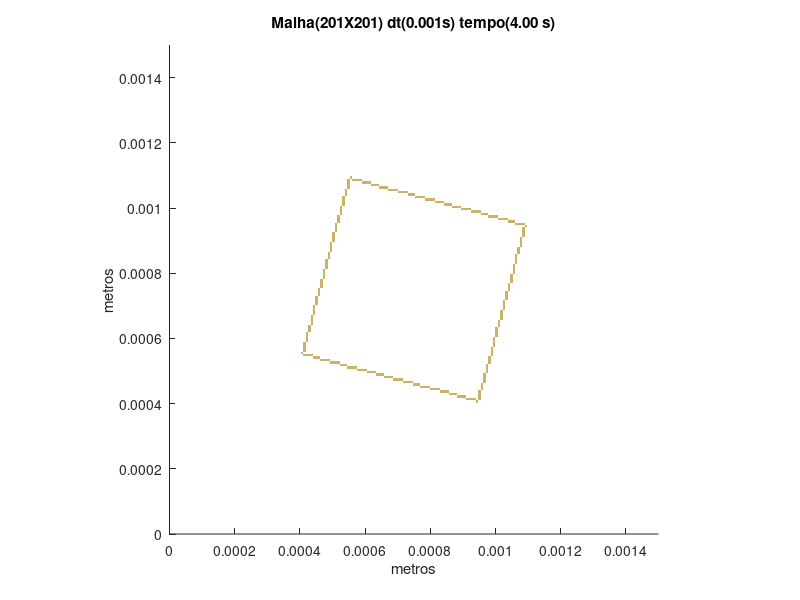

MATLAB code for this plot:
set (gca,'PlotBoxAspectRatio',[1 1 1],'Xlim',[0,0.0015],'Ylim',[0,0.0015])
hold on
title('Malha(201X201) dt(0.001s) tempo(4.00 s)')
hold on
ylabel('metros')
hold on
xlabel('metros')
hold on

fill([0.000940298507462687 0.000940298507462687 0.000947761194029851 0.000947761194029851],[0.000402985074626866 0.00041044776119403 0.00041044776119403 0.000402985074626866],[0.8,0.7,0.4],'LineStyle','none')

fill([0.00091044776119403 0.00091044776119403 0.000917910447761194 0.000917910447761194],[0.00041044776119403 0.000417910447761194 0.000417910447761194 0.00041044776119403],[0.8,0.7,0.4],'LineStyle','none')

fill([0.000917910447761194 0.000917910447761194 0.000925373134328358 0.000925373134328358],[0.00041044776119403 0.000417910447761194 0.000417910447761194 0.00041044776119403],[0.8,0.7,0.4],'LineStyle','none')

fill([0.000925373134328358 0.000925373134328358 0.000932835820895522 0.000932835820895522],[0.00041044776119403 0.000417910447761194 0.000417910447761194 0.00041044776119403],[0.8,0.7,0.4],'LineStyle','none')

fill([0.000932835820895522 0.000932835820895522 0.000940298507462687 0.000940298507462687],[0.00041044776119403 0.000417910447761194 0.000417910447761194 0.00041044776119403],[0.8,0.7,0.4],'LineStyle','none')

fill([0.000947761194029851 0.000947761194029851 0.000955223880597015 0.000955223880597015],[0.00041044776119403 0.000417910447761194 0.000417910447761194 0.00041044776119403],[0.8,0.7,0.4],'LineStyle','none')

fill([0.000880597014925373 0.000880597014925373 0.000888059701492537 0.000888059701492537],[0.000417910447761194 0.000425373134328358 0.000425373134328358 0.000417910447761194],[0.8,0.7,0.4],'LineStyle','none')

fill([0.000888059701492537 0.000888059701492537 0.000895522388059702 0.000895522388059702],[0.000417910447761194 0.000425373134328358 0.000425373134328358 0.000417910447761194],[0.8,0.7,0.4],'LineStyle','none')

fill([0.000895522388059702 0.000895522388059702 0.000902985074626866 0.000902985074626866],[0.000417910447761194 0.000425373134328358 0.000425373134328358 0.000417910447761194],[0.8,0.7,0.4],'LineStyle','none')

fill([0.000902985074626866 0.000902985074626866 0.00091044776119403 0.00091044776119403],[0.000417910447761194 0.000425373134328358 0.000425373134328358 0.000417910447761194],[0.8,0.7,0.4],'LineStyle','none')

fill([0.000947761194029851 0.000947761194029851 0.000955223880597015 0.000955223880597015],[0.000417910447761194 0.000425373134328358 0.000425373134328358 0.000417910447761194],[0.8,0.7,0.4],'LineStyle','none')

fill([0.000858208955223881 0.000858208955223881 0.000865671641791045 0.000865671641791045],[0.000425373134328358 0.000432835820895522 0.000432835820895522 0.000425373134328358],[0.8,0.7,0.4],'LineStyle','none')

fill([0.000865671641791045 0.000865671641791045 0.000873134328358209 0.000873134328358209],[0.000425373134328358 0.000432835820895522 0.000432835820895522 0.000425373134328358],[0.8,0.7,0.4],'LineStyle','none')

fill([0.000873134328358209 0.000873134328358209 0.000880597014925373 0.000880597014925373],[0.000425373134328358 0.000432835820895522 0.000432835820895522 0.000425373134328358],[0.8,0.7,0.4],'LineStyle','none')

fill([0.000947761194029851 0.000947761194029851 0.000955223880597015 0.000955223880597015],[0.000425373134328358 0.000432835820895522 0.000432835820895522 0.000425373134328358],[0.8,0.7,0.4],'LineStyle','none')

fill([0.000828358208955224 0.000828358208955224 0.000835820895522388 0.000835820895522388],[0.000432835820895522 0.000440298507462687 0.000440298507462687 0.000432835820895522],[0.8,0.7,0.4],'LineStyle','none')

fill([0.000835820895522388 0.000835820895522388 0.000843283582089552 0.000843283582089552],[0.000432835820895522 0.000440298507462687 0.000440298507462687 0.000432835820895522],[0.8,0.7,0.4],'LineStyle','none')

fill([0.000843283582089552 0.000843283582089552 0.000850746268656716 0.000850746268656716],[0.000432835820895522 0.000440298507462687 0.000440298507462687 0.000432835820895522],[0.8,0.7,0.4],'LineStyle','none')

fill([0.000850746268656716 0.000850746268656716 0.000858208955223881 0.000858208955223881],[0.000432835820895522 0.000440298507462687 0.000440298507462687 0.000432835820895522],[0.8,0.7,0.4],'LineStyle','none')

fill([0.000947761194029851 0.000947761194029851 0.000955223880597015 0.000955223880597015],[0.000432835820895522 0.000440298507462687 0.000440298507462687 0.000432835820895522],[0.8,0.7,0.4],'LineStyle','none')

fill([0.000798507462686567 0.000798507462686567 0.000805970149253731 0.000805970149253731],[0.000440298507462687 0.000447761194029851 0.000447761194029851 0.000440298507462687],[0.8,0.7,0.4],'LineStyle','none')

fill([0.000805970149253731 0.000805970149253731 0.000813432835820896 0.000813432835820896],[0.000440298507462687 0.000447761194029851 0.000447761194029851 0.000440298507462687],[0.8,0.7,0.4],'LineStyle','none')

fill([0.000813432835820896 0.000813432835820896 0.00082089552238806 0.00082089552238806],[0.000440298507462687 0.000447761194029851 0.000447761194029851 0.000440298507462687],[0.8,0.7,0.4],'LineStyle','none')

fill([0.00082089552238806 0.00082089552238806 0.000828358208955224 0.000828358208955224],[0.000440298507462687 0.000447761194029851 0.000447761194029851 0.000440298507462687],[0.8,0.7,0.4],'LineStyle','none')

fill([0.000955223880597015 0.000955223880597015 0.000962686567164179 0.000962686567164179],[0.000440298507462687 0.000447761194029851 0.000447761194029851 0.000440298507462687],[0.8,0.7,0.4],'LineStyle','none')

fill([0.000768656716417911 0.000768656716417911 0.000776119402985075 0.000776119402985075],[0.000447761194029851 0.000455223880597015 0.000455223880597015 0.000447761194029851],[0.8,0.7,0.4],'LineStyle','none')

fill([0.000776119402985075 0.000776119402985075 0.000783582089552239 0.000783582089552239],[0.000447761194029851 0.000455223880597015 0.000455223880597015 0.000447761194029851],[0.8,0.7,0.4],'LineStyle','none')

fill([0.000783582089552239 0.000783582089552239 0.000791044776119403 0.000791044776119403],[0.000447761194029851 0.000455223880597015 0.000455223880597015 0.000447761194029851],[0.8,0.7,0.4],'LineStyle','none')

fill([0.000791044776119403 0.000791044776119403 0.000798507462686567 0.000798507462686567],[0.000447761194029851 0.000455223880597015 0.000455223880597015 0.000447761194029851],[0.8,0.7,0.4],'LineStyle','none')

fill([0.000955223880597015 0.000955223880597015 0.000962686567164179 0.000962686567164179],[0.000447761194029851 0.000455223880597015 0.000455223880597015 0.000447761194029851],[0.8,0.7,0.4],'LineStyle','none')

fill([0.000746268656716418 0.000746268656716418 0.000753731343283582 0.000753731343283582],[0.000455223880597015 0.000462686567164179 0.000462686567164179 0.000455223880597015],[0.8,0.7,0.4],'LineStyle','none')

fill([0.000753731343283582 0.000753731343283582 0.000761194029850746 0.000761194029850746],[0.000455223880597015 0.000462686567164179 0.000462686567164179 0.000455223880597015],[0.8,0.7,0.4],'LineStyle','none')

fill([0.000761194029850746 0.000761194029850746 0.000768656716417911 0.000768656716417911],[0.000455223880597015 0.000462686567164179 0.000462686567164179 0.000455223880597015],[0.8,0.7,0.4],'LineStyle','none')

fill([0.000955223880597015 0.000955223880597015 0.000962686567164179 0.000962686567164179],[0.000455223880597015 0.000462686567164179 0.000462686567164179 0.000455223880597015],[0.8,0.7,0.4],'LineStyle','none')

fill([0.000716417910447761 0.000716417910447761 0.000723880597014925 0.000723880597014925],[0.000462686567164179 0.000470149253731343 0.000470149253731343 0.000462686567164179],[0.8,0.7,0.4],'LineStyle','none')

fill([0.000723880597014925 0.000723880597014925 0.00073134328358209 0.00073134328358209],[0.000462686567164179 0.000470149253731343 0.000470149253731343 0.000462686567164179],[0.8,0.7,0.4],'LineStyle','none')

fill([0.00073134328358209 0.00073134328358209 0.000738805970149254 0.000738805970149254],[0.000462686567164179 0.000470149253731343 0.000470149253731343 0.000462686567164179],[0.8,0.7,0.4],'LineStyle','none')

fill([0.000738805970149254 0.000738805970149254 0.000746268656716418 0.000746268656716418],[0.000462686567164179 0.000470149253731343 0.000470149253731343 0.000462686567164179],[0.8,0.7,0.4],'LineStyle','none')

fill([0.000962686567164179 0.000962686567164179 0.000970149253731343 0.000970149253731343],[0.000462686567164179 0.000470149253731343 0.000470149253731343 0.000462686567164179],[0.8,0.7,0.4],'LineStyle','none')

fill([0.000686567164179104 0.000686567164179104 0.000694029850746269 0.000694029850746269],[0.000470149253731343 0.000477611940298507 0.000477611940298507 0.000470149253731343],[0.8,0.7,0.4],'LineStyle','none')

fill([0.000694029850746269 0.000694029850746269 0.000701492537313433 0.000701492537313433],[0.000470149253731343 0.000477611940298507 0.000477611940298507 0.000470149253731343],[0.8,0.7,0.4],'LineStyle','none')

fill([0.000701492537313433 0.000701492537313433 0.000708955223880597 0.000708955223880597],[0.000470149253731343 0.000477611940298507 0.000477611940298507 0.000470149253731343],[0.8,0.7,0.4],'LineStyle','none')

fill([0.000708955223880597 0.000708955223880597 0.000716417910447761 0.000716417910447761],[0.000470149253731343 0.000477611940298507 0.000477611940298507 0.000470149253731343],[0.8,0.7,0.4],'LineStyle','none')

fill([0.000962686567164179 0.000962686567164179 0.000970149253731343 0.000970149253731343],[0.000470149253731343 0.000477611940298507 0.000477611940298507 0.000470149253731343],[0.8,0.7,0.4],'LineStyle','none')

fill([0.000656716417910448 0.000656716417910448 0.000664179104477612 0.000664179104477612],[0.000477611940298507 0.000485074626865672 0.000485074626865672 0.000477611940298507],[0.8,0.7,0.4],'LineStyle','none')

fill([0.000664179104477612 0.000664179104477612 0.000671641791044776 0.000671641791044776],[0.000477611940298507 0.000485074626865672 0.000485074626865672 0.000477611940298507],[0.8,0.7,0.4],'LineStyle','none')

fill([0.000671641791044776 0.000671641791044776 0.00067910447761194 0.00067910447761194],[0.000477611940298507 0.000485074626865672 0.000485074626865672 0.000477611940298507],[0.8,0.7,0.4],'LineStyle','none')

fill([0.00067910447761194 0.00067910447761194 0.000686567164179104 0.000686567164179104],[0.000477611940298507 0.000485074626865672 0.000485074626865672 0.000477611940298507],[0.8,0.7,0.4],'LineStyle','none')

fill([0.000962686567164179 0.000962686567164179 0.000970149253731343 0.000970149253731343],[0.000477611940298507 0.000485074626865672 0.000485074626865672 0.000477611940298507],[0.8,0.7,0.4],'LineStyle','none')

fill([0.000634328358208955 0.000634328358208955 0.000641791044776119 0.000641791044776119],[0.000485074626865672 0.000492537313432836 0.000492537313432836 0.000485074626865672],[0.8,0.7,0.4],'LineStyle','none')

fill([0.000641791044776119 0.000641791044776119 0.000649253731343284 0.000649253731343284],[0.000485074626865672 0.000492537313432836 0.000492537313432836 0.000485074626865672],[0.8,0.7,0.4],'LineStyle','none')

fill([0.000649253731343284 0.000649253731343284 0.000656716417910448 0.000656716417910448],[0.000485074626865672 0.000492537313432836 0.000492537313432836 0.000485074626865672],[0.8,0.7,0.4],'LineStyle','none')

fill([0.000962686567164179 0.000962686567164179 0.000970149253731343 0.000970149253731343],[0.000485074626865672 0.000492537313432836 0.000492537313432836 0.000485074626865672],[0.8,0.7,0.4],'LineStyle','none')

fill([0.000604477611940299 0.000604477611940299 0.000611940298507463 0.000611940298507463],[0.000492537313432836 0.0005 0.0005 0.000492537313432836],[0.8,0.7,0.4],'LineStyle','none')

fill([0.000611940298507463 0.000611940298507463 0.000619402985074627 0.000619402985074627],[0.000492537313432836 0.0005 0.0005 0.000492537313432836],[0.8,0.7,0.4],'LineStyle','none')

fill([0.000619402985074627 0.000619402985074627 0.000626865671641791 0.000626865671641791],[0.000492537313432836 0.0005 0.0005 0.000492537313432836],[0.8,0.7,0.4],'LineStyle','none')

fill([0.000626865671641791 0.000626865671641791 0.000634328358208955 0.000634328358208955],[0.000492537313432836 0.0005 0.0005 0.000492537313432836],[0.8,0.7,0.4],'LineStyle','none')

fill([0.000970149253731343 0.000970149253731343 0.000977611940298507 0.000977611940298507],[0.000492537313432836 0.0005 0.0005 0.000492537313432836],[0.8,0.7,0.4],'LineStyle','none')

fill([0.000574626865671642 0.000574626865671642 0.000582089552238806 0.000582089552238806],[0.0005 0.000507462686567164 0.000507462686567164 0.0005],[0.8,0.7,0.4],'LineStyle','none')

fill([0.000582089552238806 0.000582089552238806 0.00058955223880597 0.00058955223880597],[0.0005 0.000507462686567164 0.000507462686567164 0.0005],[0.8,0.7,0.4],'LineStyle','none')

fill([0.00058955223880597 0.00058955223880597 0.000597014925373134 0.000597014925373134],[0.0005 0.000507462686567164 0.000507462686567164 0.0005],[0.8,0.7,0.4],'LineStyle','none')

fill([0.000597014925373134 0.000597014925373134 0.000604477611940299 0.000604477611940299],[0.0005 0.000507462686567164 0.000507462686567164 0.0005],[0.8,0.7,0.4],'LineStyle','none')

fill([0.000970149253731343 0.000970149253731343 0.000977611940298507 0.000977611940298507],[0.0005 0.000507462686567164 0.000507462686567164 0.0005],[0.8,0.7,0.4],'LineStyle','none')

fill([0.000544776119402985 0.000544776119402985 0.000552238805970149 0.000552238805970149],[0.000507462686567164 0.000514925373134328 0.000514925373134328 0.000507462686567164],[0.8,0.7,0.4],'LineStyle','none')

fill([0.000552238805970149 0.000552238805970149 0.000559701492537313 0.000559701492537313],[0.000507462686567164 0.000514925373134328 0.000514925373134328 0.000507462686567164],[0.8,0.7,0.4],'LineStyle','none')

fill([0.000559701492537313 0.000559701492537313 0.000567164179104478 0.000567164179104478],[0.000507462686567164 0.000514925373134328 0.000514925373134328 0.000507462686567164],[0.8,0.7,0.4],'LineStyle','none')

fill([0.000567164179104478 0.000567164179104478 0.000574626865671642 0.000574626865671642],[0.000507462686567164 0.000514925373134328 0.000514925373134328 0.000507462686567164],[0.8,0.7,0.4],'LineStyle','none')

fill([0.000970149253731343 0.000970149253731343 0.000977611940298507 0.000977611940298507],[0.000507462686567164 0.000514925373134328 0.000514925373134328 0.000507462686567164],[0.8,0.7,0.4],'LineStyle','none')

fill([0.000522388059701493 0.000522388059701493 0.000529850746268657 0.000529850746268657],[0.000514925373134328 0.000522388059701493 0.000522388059701493 0.000514925373134328],[0.8,0.7,0.4],'LineStyle','none')

fill([0.000529850746268657 0.000529850746268657 0.000537313432835821 0.000537313432835821],[0.000514925373134328 0.000522388059701493 0.000522388059701493 0.000514925373134328],[0.8,0.7,0.4],'LineStyle','none')

fill([0.000537313432835821 0.000537313432835821 0.000544776119402985 0.000544776119402985],[0.000514925373134328 0.000522388059701493 0.000522388059701493 0.000514925373134328],[0.8,0.7,0.4],'LineStyle','none')

fill([0.000970149253731343 0.000970149253731343 0.000977611940298507 0.000977611940298507],[0.000514925373134328 0.000522388059701493 0.000522388059701493 0.000514925373134328],[0.8,0.7,0.4],'LineStyle','none')

fill([0.000492537313432836 0.000492537313432836 0.0005 0.0005],[0.000522388059701493 0.000529850746268657 0.000529850746268657 0.000522388059701493],[0.8,0.7,0.4],'LineStyle','none')

fill([0.0005 0.0005 0.000507462686567164 0.000507462686567164],[0.000522388059701493 0.000529850746268657 0.000529850746268657 0.000522388059701493],[0.8,0.7,0.4],'LineStyle','none')

fill([0.000507462686567164 0.000507462686567164 0.000514925373134328 0.000514925373134328],[0.000522388059701493 0.000529850746268657 0.000529850746268657 0.000522388059701493],[0.8,0.7,0.4],'LineStyle','none')

fill([0.000514925373134328 0.000514925373134328 0.000522388059701493 0.000522388059701493],[0.000522388059701493 0.000529850746268657 0.000529850746268657 0.000522388059701493],[0.8,0.7,0.4],'LineStyle','none')

fill([0.000977611940298507 0.000977611940298507 0.000985074626865672 0.000985074626865672],[0.000522388059701493 0.000529850746268657 0.000529850746268657 0.000522388059701493],[0.8,0.7,0.4],'LineStyle','none')

fill([0.000462686567164179 0.000462686567164179 0.000470149253731343 0.000470149253731343],[0.000529850746268657 0.000537313432835821 0.000537313432835821 0.000529850746268657],[0.8,0.7,0.4],'LineStyle','none')

fill([0.000470149253731343 0.000470149253731343 0.000477611940298507 0.000477611940298507],[0.000529850746268657 0.000537313432835821 0.000537313432835821 0.000529850746268657],[0.8,0.7,0.4],'LineStyle','none')

fill([0.000477611940298507 0.000477611940298507 0.000485074626865672 0.000485074626865672],[0.000529850746268657 0.000537313432835821 0.000537313432835821 0.000529850746268657],[0.8,0.7,0.4],'LineStyle','none')

fill([0.000485074626865672 0.000485074626865672 0.000492537313432836 0.000492537313432836],[0.000529850746268657 0.000537313432835821 0.000537313432835821 0.000529850746268657],[0.8,0.7,0.4],'LineStyle','none')

fill([0.000977611940298507 0.000977611940298507 0.000985074626865672 0.000985074626865672],[0.000529850746268657 0.000537313432835821 0.000537313432835821 0.000529850746268657],[0.8,0.7,0.4],'LineStyle','none')

fill([0.000440298507462687 0.000440298507462687 0.000447761194029851 0.000447761194029851],[0.000537313432835821 0.000544776119402985 0.000544776119402985 0.000537313432835821],[0.8,0.7,0.4],'LineStyle','none')

fill([0.000447761194029851 0.000447761194029851 0.000455223880597015 0.000455223880597015],[0.000537313432835821 0.000544776119402985 0.000544776119402985 0.000537313432835821],[0.8,0.7,0.4],'LineStyle','none')

fill([0.000455223880597015 0.000455223880597015 0.000462686567164179 0.000462686567164179],[0.000537313432835821 0.000544776119402985 0.000544776119402985 0.000537313432835821],[0.8,0.7,0.4],'LineStyle','none')

fill([0.000977611940298507 0.000977611940298507 0.000985074626865672 0.000985074626865672],[0.000537313432835821 0.000544776119402985 0.000544776119402985 0.000537313432835821],[0.8,0.7,0.4],'LineStyle','none')

fill([0.00041044776119403 0.00041044776119403 0.000417910447761194 0.000417910447761194],[0.000544776119402985 0.000552238805970149 0.000552238805970149 0.000544776119402985],[0.8,0.7,0.4],'LineStyle','none')

fill([0.000417910447761194 0.000417910447761194 0.000425373134328358 0.000425373134328358],[0.000544776119402985 0.000552238805970149 0.000552238805970149 0.000544776119402985],[0.8,0.7,0.4],'LineStyle','none')

fill([0.000425373134328358 0.000425373134328358 0.000432835820895522 0.000432835820895522],[0.000544776119402985 0.000552238805970149 0.000552238805970149 0.000544776119402985],[0.8,0.7,0.4],'LineStyle','none')

fill([0.000432835820895522 0.000432835820895522 0.000440298507462687 0.000440298507462687],[0.000544776119402985 0.000552238805970149 0.000552238805970149 0.000544776119402985],[0.8,0.7,0.4],'LineStyle','none')

fill([0.000985074626865672 0.000985074626865672 0.000992537313432836 0.000992537313432836],[0.000544776119402985 0.000552238805970149 0.000552238805970149 0.000544776119402985],[0.8,0.7,0.4],'LineStyle','none')

fill([0.000402985074626866 0.000402985074626866 0.00041044776119403 0.00041044776119403],[0.000552238805970149 0.000559701492537313 0.000559701492537313 0.000552238805970149],[0.8,0.7,0.4],'LineStyle','none')

fill([0.000985074626865672 0.000985074626865672 0.000992537313432836 0.000992537313432836],[0.000552238805970149 0.000559701492537313 0.000559701492537313 0.000552238805970149],[0.8,0.7,0.4],'LineStyle','none')

fill([0.00041044776119403 0.00041044776119403 0.000417910447761194 0.000417910447761194],[0.000559701492537313 0.000567164179104478 0.000567164179104478 0.000559701492537313],[0.8,0.7,0.4],'LineStyle','none')

fill([0.000985074626865672 0.000985074626865672 0.000992537313432836 0.000992537313432836],[0.000559701492537313 0.000567164179104478 0.000567164179104478 0.000559701492537313],[0.8,0.7,0.4],'LineStyle','none')

fill([0.00041044776119403 0.00041044776119403 0.000417910447761194 0.000417910447761194],[0.000567164179104478 0.000574626865671642 0.000574626865671642 0.000567164179104478],[0.8,0.7,0.4],'LineStyle','none')

fill([0.000985074626865672 0.000985074626865672 0.000992537313432836 0.000992537313432836],[0.000567164179104478 0.000574626865671642 0.000574626865671642 0.000567164179104478],[0.8,0.7,0.4],'LineStyle','none')

fill([0.00041044776119403 0.00041044776119403 0.000417910447761194 0.000417910447761194],[0.000574626865671642 0.000582089552238806 0.000582089552238806 0.000574626865671642],[0.8,0.7,0.4],'LineStyle','none')

fill([0.000992537313432836 0.000992537313432836 0.001 0.001],[0.000574626865671642 0.000582089552238806 0.000582089552238806 0.000574626865671642],[0.8,0.7,0.4],'LineStyle','none')

fill([0.00041044776119403 0.00041044776119403 0.000417910447761194 0.000417910447761194],[0.000582089552238806 0.00058955223880597 0.00058955223880597 0.000582089552238806],[0.8,0.7,0.4],'LineStyle','none')

fill([0.000992537313432836 0.000992537313432836 0.001 0.001],[0.000582089552238806 0.00058955223880597 0.00058955223880597 0.000582089552238806],[0.8,0.7,0.4],'LineStyle','none')

fill([0.000417910447761194 0.000417910447761194 0.000425373134328358 0.000425373134328358],[0.00058955223880597 0.000597014925373134 0.000597014925373134 0.00058955223880597],[0.8,0.7,0.4],'LineStyle','none')

fill([0.000992537313432836 0.000992537313432836 0.001 0.001],[0.00058955223880597 0.000597014925373134 0.000597014925373134 0.00058955223880597],[0.8,0.7,0.4],'LineStyle','none')

fill([0.000417910447761194 0.000417910447761194 0.000425373134328358 0.000425373134328358],[0.000597014925373134 0.000604477611940299 0.000604477611940299 0.000597014925373134],[0.8,0.7,0.4],'LineStyle','none')

fill([0.000992537313432836 0.000992537313432836 0.001 0.001],[0.000597014925373134 0.000604477611940299 0.000604477611940299 0.000597014925373134],[0.8,0.7,0.4],'LineStyle','none')

fill([0.000417910447761194 0.000417910447761194 0.000425373134328358 0.000425373134328358],[0.000604477611940299 0.000611940298507463 0.000611940298507463 0.000604477611940299],[0.8,0.7,0.4],'LineStyle','none')

fill([0.001 0.001 0.00100746268656716 0.00100746268656716],[0.000604477611940299 0.000611940298507463 0.000611940298507463 0.000604477611940299],[0.8,0.7,0.4],'LineStyle','none')

fill([0.000417910447761194 0.000417910447761194 0.000425373134328358 0.000425373134328358],[0.000611940298507463 0.000619402985074627 0.000619402985074627 0.000611940298507463],[0.8,0.7,0.4],'LineStyle','none')

fill([0.001 0.001 0.00100746268656716 0.00100746268656716],[0.000611940298507463 0.000619402985074627 0.000619402985074627 0.000611940298507463],[0.8,0.7,0.4],'LineStyle','none')

fill([0.000425373134328358 0.000425373134328358 0.000432835820895522 0.000432835820895522],[0.000619402985074627 0.000626865671641791 0.000626865671641791 0.000619402985074627],[0.8,0.7,0.4],'LineStyle','none')

fill([0.001 0.001 0.00100746268656716 0.00100746268656716],[0.000619402985074627 0.000626865671641791 0.000626865671641791 0.000619402985074627],[0.8,0.7,0.4],'LineStyle','none')

fill([0.000425373134328358 0.000425373134328358 0.000432835820895522 0.000432835820895522],[0.000626865671641791 0.000634328358208955 0.000634328358208955 0.000626865671641791],[0.8,0.7,0.4],'LineStyle','none')

fill([0.001 0.001 0.00100746268656716 0.00100746268656716],[0.000626865671641791 0.000634328358208955 0.000634328358208955 0.000626865671641791],[0.8,0.7,0.4],'LineStyle','none')

fill([0.000425373134328358 0.000425373134328358 0.000432835820895522 0.000432835820895522],[0.000634328358208955 0.000641791044776119 0.000641791044776119 0.000634328358208955],[0.8,0.7,0.4],'LineStyle','none')

fill([0.00100746268656716 0.00100746268656716 0.00101492537313433 0.00101492537313433],[0.000634328358208955 0.000641791044776119 0.000641791044776119 0.000634328358208955],[0.8,0.7,0.4],'LineStyle','none')

fill([0.000432835820895522 0.000432835820895522 0.000440298507462687 0.000440298507462687],[0.000641791044776119 0.000649253731343284 0.000649253731343284 0.000641791044776119],[0.8,0.7,0.4],'LineStyle','none')

fill([0.00100746268656716 0.00100746268656716 0.00101492537313433 0.00101492537313433],[0.000641791044776119 0.000649253731343284 0.000649253731343284 0.000641791044776119],[0.8,0.7,0.4],'LineStyle','none')

fill([0.000432835820895522 0.000432835820895522 0.000440298507462687 0.000440298507462687],[0.000649253731343284 0.000656716417910448 0.000656716417910448 0.000649253731343284],[0.8,0.7,0.4],'LineStyle','none')

fill([0.00100746268656716 0.00100746268656716 0.00101492537313433 0.00101492537313433],[0.000649253731343284 0.000656716417910448 0.000656716417910448 0.000649253731343284],[0.8,0.7,0.4],'LineStyle','none')

fill([0.000432835820895522 0.000432835820895522 0.000440298507462687 0.000440298507462687],[0.000656716417910448 0.000664179104477612 0.000664179104477612 0.000656716417910448],[0.8,0.7,0.4],'LineStyle','none')

fill([0.00101492537313433 0.00101492537313433 0.00102238805970149 0.00102238805970149],[0.000656716417910448 0.000664179104477612 0.000664179104477612 0.000656716417910448],[0.8,0.7,0.4],'LineStyle','none')

fill([0.000432835820895522 0.000432835820895522 0.000440298507462687 0.000440298507462687],[0.000664179104477612 0.000671641791044776 0.000671641791044776 0.000664179104477612],[0.8,0.7,0.4],'LineStyle','none')

fill([0.00101492537313433 0.00101492537313433 0.00102238805970149 0.00102238805970149],[0.000664179104477612 0.000671641791044776 0.000671641791044776 0.000664179104477612],[0.8,0.7,0.4],'LineStyle','none')

fill([0.000440298507462687 0.000440298507462687 0.000447761194029851 0.000447761194029851],[0.000671641791044776 0.00067910447761194 0.00067910447761194 0.000671641791044776],[0.8,0.7,0.4],'LineStyle','none')

fill([0.00101492537313433 0.00101492537313433 0.00102238805970149 0.00102238805970149],[0.000671641791044776 0.00067910447761194 0.00067910447761194 0.000671641791044776],[0.8,0.7,0.4],'LineStyle','none')

fill([0.000440298507462687 0.000440298507462687 0.000447761194029851 0.000447761194029851],[0.00067910447761194 0.000686567164179104 0.000686567164179104 0.00067910447761194],[0.8,0.7,0.4],'LineStyle','none')

fill([0.00101492537313433 0.00101492537313433 0.00102238805970149 0.00102238805970149],[0.00067910447761194 0.000686567164179104 0.000686567164179104 0.00067910447761194],[0.8,0.7,0.4],'LineStyle','none')

fill([0.000440298507462687 0.000440298507462687 0.000447761194029851 0.000447761194029851],[0.000686567164179104 0.000694029850746269 0.000694029850746269 0.000686567164179104],[0.8,0.7,0.4],'LineStyle','none')

fill([0.00102238805970149 0.00102238805970149 0.00102985074626866 0.00102985074626866],[0.000686567164179104 0.000694029850746269 0.000694029850746269 0.000686567164179104],[0.8,0.7,0.4],'LineStyle','none')

fill([0.000440298507462687 0.000440298507462687 0.000447761194029851 0.000447761194029851],[0.000694029850746269 0.000701492537313433 0.000701492537313433 0.000694029850746269],[0.8,0.7,0.4],'LineStyle','none')

fill([0.00102238805970149 0.00102238805970149 0.00102985074626866 0.00102985074626866],[0.000694029850746269 0.000701492537313433 0.000701492537313433 0.000694029850746269],[0.8,0.7,0.4],'LineStyle','none')

fill([0.000447761194029851 0.000447761194029851 0.000455223880597015 0.000455223880597015],[0.000701492537313433 0.000708955223880597 0.000708955223880597 0.000701492537313433],[0.8,0.7,0.4],'LineStyle','none')

fill([0.00102238805970149 0.00102238805970149 0.00102985074626866 0.00102985074626866],[0.000701492537313433 0.000708955223880597 0.000708955223880597 0.000701492537313433],[0.8,0.7,0.4],'LineStyle','none')

fill([0.000447761194029851 0.000447761194029851 0.000455223880597015 0.000455223880597015],[0.000708955223880597 0.000716417910447761 0.000716417910447761 0.000708955223880597],[0.8,0.7,0.4],'LineStyle','none')

fill([0.00102238805970149 0.00102238805970149 0.00102985074626866 0.00102985074626866],[0.000708955223880597 0.000716417910447761 0.000716417910447761 0.000708955223880597],[0.8,0.7,0.4],'LineStyle','none')

fill([0.000447761194029851 0.000447761194029851 0.000455223880597015 0.000455223880597015],[0.000716417910447761 0.000723880597014925 0.000723880597014925 0.000716417910447761],[0.8,0.7,0.4],'LineStyle','none')

fill([0.00102985074626866 0.00102985074626866 0.00103731343283582 0.00103731343283582],[0.000716417910447761 0.000723880597014925 0.000723880597014925 0.000716417910447761],[0.8,0.7,0.4],'LineStyle','none')

fill([0.000447761194029851 0.000447761194029851 0.000455223880597015 0.000455223880597015],[0.000723880597014925 0.00073134328358209 0.00073134328358209 0.000723880597014925],[0.8,0.7,0.4],'LineStyle','none')

fill([0.00102985074626866 0.00102985074626866 0.00103731343283582 0.00103731343283582],[0.000723880597014925 0.00073134328358209 0.00073134328358209 0.000723880597014925],[0.8,0.7,0.4],'LineStyle','none')

fill([0.000455223880597015 0.000455223880597015 0.000462686567164179 0.000462686567164179],[0.00073134328358209 0.000738805970149254 0.000738805970149254 0.00073134328358209],[0.8,0.7,0.4],'LineStyle','none')

fill([0.00102985074626866 0.00102985074626866 0.00103731343283582 0.00103731343283582],[0.00073134328358209 0.000738805970149254 0.000738805970149254 0.00073134328358209],[0.8,0.7,0.4],'LineStyle','none')

fill([0.000455223880597015 0.000455223880597015 0.000462686567164179 0.000462686567164179],[0.000738805970149254 0.000746268656716418 0.000746268656716418 0.000738805970149254],[0.8,0.7,0.4],'LineStyle','none')

fill([0.00102985074626866 0.00102985074626866 0.00103731343283582 0.00103731343283582],[0.000738805970149254 0.000746268656716418 0.000746268656716418 0.000738805970149254],[0.8,0.7,0.4],'LineStyle','none')

fill([0.000455223880597015 0.000455223880597015 0.000462686567164179 0.000462686567164179],[0.000746268656716418 0.000753731343283582 0.000753731343283582 0.000746268656716418],[0.8,0.7,0.4],'LineStyle','none')

fill([0.00103731343283582 0.00103731343283582 0.00104477611940299 0.00104477611940299],[0.000746268656716418 0.000753731343283582 0.000753731343283582 0.000746268656716418],[0.8,0.7,0.4],'LineStyle','none')

fill([0.000462686567164179 0.000462686567164179 0.000470149253731343 0.000470149253731343],[0.000753731343283582 0.000761194029850746 0.000761194029850746 0.000753731343283582],[0.8,0.7,0.4],'LineStyle','none')

fill([0.00103731343283582 0.00103731343283582 0.00104477611940299 0.00104477611940299],[0.000753731343283582 0.000761194029850746 0.000761194029850746 0.000753731343283582],[0.8,0.7,0.4],'LineStyle','none')

fill([0.000462686567164179 0.000462686567164179 0.000470149253731343 0.000470149253731343],[0.000761194029850746 0.000768656716417911 0.000768656716417911 0.000761194029850746],[0.8,0.7,0.4],'LineStyle','none')

fill([0.00103731343283582 0.00103731343283582 0.00104477611940299 0.00104477611940299],[0.000761194029850746 0.000768656716417911 0.000768656716417911 0.000761194029850746],[0.8,0.7,0.4],'LineStyle','none')

fill([0.000462686567164179 0.000462686567164179 0.000470149253731343 0.000470149253731343],[0.000768656716417911 0.000776119402985075 0.000776119402985075 0.000768656716417911],[0.8,0.7,0.4],'LineStyle','none')

fill([0.00104477611940299 0.00104477611940299 0.00105223880597015 0.00105223880597015],[0.000768656716417911 0.000776119402985075 0.000776119402985075 0.000768656716417911],[0.8,0.7,0.4],'LineStyle','none')

fill([0.000462686567164179 0.000462686567164179 0.000470149253731343 0.000470149253731343],[0.000776119402985075 0.000783582089552239 0.000783582089552239 0.000776119402985075],[0.8,0.7,0.4],'LineStyle','none')

fill([0.00104477611940299 0.00104477611940299 0.00105223880597015 0.00105223880597015],[0.000776119402985075 0.000783582089552239 0.000783582089552239 0.000776119402985075],[0.8,0.7,0.4],'LineStyle','none')

fill([0.000470149253731343 0.000470149253731343 0.000477611940298507 0.000477611940298507],[0.000783582089552239 0.000791044776119403 0.000791044776119403 0.000783582089552239],[0.8,0.7,0.4],'LineStyle','none')

fill([0.00104477611940299 0.00104477611940299 0.00105223880597015 0.00105223880597015],[0.000783582089552239 0.000791044776119403 0.000791044776119403 0.000783582089552239],[0.8,0.7,0.4],'LineStyle','none')

fill([0.000470149253731343 0.000470149253731343 0.000477611940298507 0.000477611940298507],[0.000791044776119403 0.000798507462686567 0.000798507462686567 0.000791044776119403],[0.8,0.7,0.4],'LineStyle','none')

fill([0.00104477611940299 0.00104477611940299 0.00105223880597015 0.00105223880597015],[0.000791044776119403 0.000798507462686567 0.000798507462686567 0.000791044776119403],[0.8,0.7,0.4],'LineStyle','none')

fill([0.000470149253731343 0.000470149253731343 0.000477611940298507 0.000477611940298507],[0.000798507462686567 0.000805970149253731 0.000805970149253731 0.000798507462686567],[0.8,0.7,0.4],'LineStyle','none')

fill([0.00105223880597015 0.00105223880597015 0.00105970149253731 0.00105970149253731],[0.000798507462686567 0.000805970149253731 0.000805970149253731 0.000798507462686567],[0.8,0.7,0.4],'LineStyle','none')

fill([0.000470149253731343 0.000470149253731343 0.000477611940298507 0.000477611940298507],[0.000805970149253731 0.000813432835820896 0.000813432835820896 0.000805970149253731],[0.8,0.7,0.4],'LineStyle','none')

fill([0.00105223880597015 0.00105223880597015 0.00105970149253731 0.00105970149253731],[0.000805970149253731 0.000813432835820896 0.000813432835820896 0.000805970149253731],[0.8,0.7,0.4],'LineStyle','none')

fill([0.000477611940298507 0.000477611940298507 0.000485074626865672 0.000485074626865672],[0.000813432835820896 0.00082089552238806 0.00082089552238806 0.000813432835820896],[0.8,0.7,0.4],'LineStyle','none')

fill([0.00105223880597015 0.00105223880597015 0.00105970149253731 0.00105970149253731],[0.000813432835820896 0.00082089552238806 0.00082089552238806 0.000813432835820896],[0.8,0.7,0.4],'LineStyle','none')

fill([0.000477611940298507 0.000477611940298507 0.000485074626865672 0.000485074626865672],[0.00082089552238806 0.000828358208955224 0.000828358208955224 0.00082089552238806],[0.8,0.7,0.4],'LineStyle','none')

fill([0.00105223880597015 0.00105223880597015 0.00105970149253731 0.00105970149253731],[0.00082089552238806 0.000828358208955224 0.000828358208955224 0.00082089552238806],[0.8,0.7,0.4],'LineStyle','none')

fill([0.000477611940298507 0.000477611940298507 0.000485074626865672 0.000485074626865672],[0.000828358208955224 0.000835820895522388 0.000835820895522388 0.000828358208955224],[0.8,0.7,0.4],'LineStyle','none')

fill([0.00105970149253731 0.00105970149253731 0.00106716417910448 0.00106716417910448],[0.000828358208955224 0.000835820895522388 0.000835820895522388 0.000828358208955224],[0.8,0.7,0.4],'LineStyle','none')

fill([0.000477611940298507 0.000477611940298507 0.000485074626865672 0.000485074626865672],[0.000835820895522388 0.000843283582089552 0.000843283582089552 0.000835820895522388],[0.8,0.7,0.4],'LineStyle','none')

fill([0.00105970149253731 0.00105970149253731 0.00106716417910448 0.00106716417910448],[0.000835820895522388 0.000843283582089552 0.000843283582089552 0.000835820895522388],[0.8,0.7,0.4],'LineStyle','none')

fill([0.000485074626865672 0.000485074626865672 0.000492537313432836 0.000492537313432836],[0.000843283582089552 0.000850746268656716 0.000850746268656716 0.000843283582089552],[0.8,0.7,0.4],'LineStyle','none')

fill([0.00105970149253731 0.00105970149253731 0.00106716417910448 0.00106716417910448],[0.000843283582089552 0.000850746268656716 0.000850746268656716 0.000843283582089552],[0.8,0.7,0.4],'LineStyle','none')

fill([0.000485074626865672 0.000485074626865672 0.000492537313432836 0.000492537313432836],[0.000850746268656716 0.000858208955223881 0.000858208955223881 0.000850746268656716],[0.8,0.7,0.4],'LineStyle','none')

fill([0.00105970149253731 0.00105970149253731 0.00106716417910448 0.00106716417910448],[0.000850746268656716 0.000858208955223881 0.000858208955223881 0.000850746268656716],[0.8,0.7,0.4],'LineStyle','none')

fill([0.000485074626865672 0.000485074626865672 0.000492537313432836 0.000492537313432836],[0.000858208955223881 0.000865671641791045 0.000865671641791045 0.000858208955223881],[0.8,0.7,0.4],'LineStyle','none')

fill([0.00106716417910448 0.00106716417910448 0.00107462686567164 0.00107462686567164],[0.000858208955223881 0.000865671641791045 0.000865671641791045 0.000858208955223881],[0.8,0.7,0.4],'LineStyle','none')

fill([0.000492537313432836 0.000492537313432836 0.0005 0.0005],[0.000865671641791045 0.000873134328358209 0.000873134328358209 0.000865671641791045],[0.8,0.7,0.4],'LineStyle','none')

fill([0.00106716417910448 0.00106716417910448 0.00107462686567164 0.00107462686567164],[0.000865671641791045 0.000873134328358209 0.000873134328358209 0.000865671641791045],[0.8,0.7,0.4],'LineStyle','none')

fill([0.000492537313432836 0.000492537313432836 0.0005 0.0005],[0.000873134328358209 0.000880597014925373 0.000880597014925373 0.000873134328358209],[0.8,0.7,0.4],'LineStyle','none')

fill([0.00106716417910448 0.00106716417910448 0.00107462686567164 0.00107462686567164],[0.000873134328358209 0.000880597014925373 0.000880597014925373 0.000873134328358209],[0.8,0.7,0.4],'LineStyle','none')

fill([0.000492537313432836 0.000492537313432836 0.0005 0.0005],[0.000880597014925373 0.000888059701492537 0.000888059701492537 0.000880597014925373],[0.8,0.7,0.4],'LineStyle','none')

fill([0.00107462686567164 0.00107462686567164 0.00108208955223881 0.00108208955223881],[0.000880597014925373 0.000888059701492537 0.000888059701492537 0.000880597014925373],[0.8,0.7,0.4],'LineStyle','none')

fill([0.000492537313432836 0.000492537313432836 0.0005 0.0005],[0.000888059701492537 0.000895522388059702 0.000895522388059702 0.000888059701492537],[0.8,0.7,0.4],'LineStyle','none')

fill([0.00107462686567164 0.00107462686567164 0.00108208955223881 0.00108208955223881],[0.000888059701492537 0.000895522388059702 0.000895522388059702 0.000888059701492537],[0.8,0.7,0.4],'LineStyle','none')

fill([0.0005 0.0005 0.000507462686567164 0.000507462686567164],[0.000895522388059702 0.000902985074626866 0.000902985074626866 0.000895522388059702],[0.8,0.7,0.4],'LineStyle','none')

fill([0.00107462686567164 0.00107462686567164 0.00108208955223881 0.00108208955223881],[0.000895522388059702 0.000902985074626866 0.000902985074626866 0.000895522388059702],[0.8,0.7,0.4],'LineStyle','none')

fill([0.0005 0.0005 0.000507462686567164 0.000507462686567164],[0.000902985074626866 0.00091044776119403 0.00091044776119403 0.000902985074626866],[0.8,0.7,0.4],'LineStyle','none')

fill([0.00107462686567164 0.00107462686567164 0.00108208955223881 0.00108208955223881],[0.000902985074626866 0.00091044776119403 0.00091044776119403 0.000902985074626866],[0.8,0.7,0.4],'LineStyle','none')

fill([0.0005 0.0005 0.000507462686567164 0.000507462686567164],[0.00091044776119403 0.000917910447761194 0.000917910447761194 0.00091044776119403],[0.8,0.7,0.4],'LineStyle','none')

fill([0.00108208955223881 0.00108208955223881 0.00108955223880597 0.00108955223880597],[0.00091044776119403 0.000917910447761194 0.000917910447761194 0.00091044776119403],[0.8,0.7,0.4],'LineStyle','none')

fill([0.0005 0.0005 0.000507462686567164 0.000507462686567164],[0.000917910447761194 0.000925373134328358 0.000925373134328358 0.000917910447761194],[0.8,0.7,0.4],'LineStyle','none')

fill([0.00108208955223881 0.00108208955223881 0.00108955223880597 0.00108955223880597],[0.000917910447761194 0.000925373134328358 0.000925373134328358 0.000917910447761194],[0.8,0.7,0.4],'LineStyle','none')

fill([0.000507462686567164 0.000507462686567164 0.000514925373134328 0.000514925373134328],[0.000925373134328358 0.000932835820895522 0.000932835820895522 0.000925373134328358],[0.8,0.7,0.4],'LineStyle','none')

fill([0.00108208955223881 0.00108208955223881 0.00108955223880597 0.00108955223880597],[0.000925373134328358 0.000932835820895522 0.000932835820895522 0.000925373134328358],[0.8,0.7,0.4],'LineStyle','none')

fill([0.000507462686567164 0.000507462686567164 0.000514925373134328 0.000514925373134328],[0.000932835820895522 0.000940298507462687 0.000940298507462687 0.000932835820895522],[0.8,0.7,0.4],'LineStyle','none')

fill([0.00108208955223881 0.00108208955223881 0.00108955223880597 0.00108955223880597],[0.000932835820895522 0.000940298507462687 0.000940298507462687 0.000932835820895522],[0.8,0.7,0.4],'LineStyle','none')

fill([0.000507462686567164 0.000507462686567164 0.000514925373134328 0.000514925373134328],[0.000940298507462687 0.000947761194029851 0.000947761194029851 0.000940298507462687],[0.8,0.7,0.4],'LineStyle','none')

fill([0.00108955223880597 0.00108955223880597 0.00109701492537313 0.00109701492537313],[0.000940298507462687 0.000947761194029851 0.000947761194029851 0.000940298507462687],[0.8,0.7,0.4],'LineStyle','none')

fill([0.000507462686567164 0.000507462686567164 0.000514925373134328 0.000514925373134328],[0.000947761194029851 0.000955223880597015 0.000955223880597015 0.000947761194029851],[0.8,0.7,0.4],'LineStyle','none')

fill([0.00105970149253731 0.00105970149253731 0.00106716417910448 0.00106716417910448],[0.000947761194029851 0.000955223880597015 0.000955223880597015 0.000947761194029851],[0.8,0.7,0.4],'LineStyle','none')

fill([0.00106716417910448 0.00106716417910448 0.00107462686567164 0.00107462686567164],[0.000947761194029851 0.000955223880597015 0.000955223880597015 0.000947761194029851],[0.8,0.7,0.4],'LineStyle','none')

fill([0.00107462686567164 0.00107462686567164 0.00108208955223881 0.00108208955223881],[0.000947761194029851 0.000955223880597015 0.000955223880597015 0.000947761194029851],[0.8,0.7,0.4],'LineStyle','none')

fill([0.00108208955223881 0.00108208955223881 0.00108955223880597 0.00108955223880597],[0.000947761194029851 0.000955223880597015 0.000955223880597015 0.000947761194029851],[0.8,0.7,0.4],'LineStyle','none')

fill([0.000514925373134328 0.000514925373134328 0.000522388059701493 0.000522388059701493],[0.000955223880597015 0.000962686567164179 0.000962686567164179 0.000955223880597015],[0.8,0.7,0.4],'LineStyle','none')

fill([0.00103731343283582 0.00103731343283582 0.00104477611940299 0.00104477611940299],[0.000955223880597015 0.000962686567164179 0.000962686567164179 0.000955223880597015],[0.8,0.7,0.4],'LineStyle','none')

fill([0.00104477611940299 0.00104477611940299 0.00105223880597015 0.00105223880597015],[0.000955223880597015 0.000962686567164179 0.000962686567164179 0.000955223880597015],[0.8,0.7,0.4],'LineStyle','none')

fill([0.00105223880597015 0.00105223880597015 0.00105970149253731 0.00105970149253731],[0.000955223880597015 0.000962686567164179 0.000962686567164179 0.000955223880597015],[0.8,0.7,0.4],'LineStyle','none')

fill([0.000514925373134328 0.000514925373134328 0.000522388059701493 0.000522388059701493],[0.000962686567164179 0.000970149253731343 0.000970149253731343 0.000962686567164179],[0.8,0.7,0.4],'LineStyle','none')

fill([0.00100746268656716 0.00100746268656716 0.00101492537313433 0.00101492537313433],[0.000962686567164179 0.000970149253731343 0.000970149253731343 0.000962686567164179],[0.8,0.7,0.4],'LineStyle','none')

fill([0.00101492537313433 0.00101492537313433 0.00102238805970149 0.00102238805970149],[0.000962686567164179 0.000970149253731343 0.000970149253731343 0.000962686567164179],[0.8,0.7,0.4],'LineStyle','none')

fill([0.00102238805970149 0.00102238805970149 0.00102985074626866 0.00102985074626866],[0.000962686567164179 0.000970149253731343 0.000970149253731343 0.000962686567164179],[0.8,0.7,0.4],'LineStyle','none')

fill([0.00102985074626866 0.00102985074626866 0.00103731343283582 0.00103731343283582],[0.000962686567164179 0.000970149253731343 0.000970149253731343 0.000962686567164179],[0.8,0.7,0.4],'LineStyle','none')

fill([0.000514925373134328 0.000514925373134328 0.000522388059701493 0.000522388059701493],[0.000970149253731343 0.000977611940298507 0.000977611940298507 0.000970149253731343],[0.8,0.7,0.4],'LineStyle','none')

fill([0.000977611940298507 0.000977611940298507 0.000985074626865672 0.000985074626865672],[0.000970149253731343 0.000977611940298507 0.000977611940298507 0.000970149253731343],[0.8,0.7,0.4],'LineStyle','none')

fill([0.000985074626865672 0.000985074626865672 0.000992537313432836 0.000992537313432836],[0.000970149253731343 0.000977611940298507 0.000977611940298507 0.000970149253731343],[0.8,0.7,0.4],'LineStyle','none')

fill([0.000992537313432836 0.000992537313432836 0.001 0.001],[0.000970149253731343 0.000977611940298507 0.000977611940298507 0.000970149253731343],[0.8,0.7,0.4],'LineStyle','none')

fill([0.001 0.001 0.00100746268656716 0.00100746268656716],[0.000970149253731343 0.000977611940298507 0.000977611940298507 0.000970149253731343],[0.8,0.7,0.4],'LineStyle','none')

fill([0.000522388059701493 0.000522388059701493 0.000529850746268657 0.000529850746268657],[0.000977611940298507 0.000985074626865672 0.000985074626865672 0.000977611940298507],[0.8,0.7,0.4],'LineStyle','none')

fill([0.000955223880597015 0.000955223880597015 0.000962686567164179 0.000962686567164179],[0.000977611940298507 0.000985074626865672 0.000985074626865672 0.000977611940298507],[0.8,0.7,0.4],'LineStyle','none')

fill([0.000962686567164179 0.000962686567164179 0.000970149253731343 0.000970149253731343],[0.000977611940298507 0.000985074626865672 0.000985074626865672 0.000977611940298507],[0.8,0.7,0.4],'LineStyle','none')

fill([0.000970149253731343 0.000970149253731343 0.000977611940298507 0.000977611940298507],[0.000977611940298507 0.000985074626865672 0.000985074626865672 0.000977611940298507],[0.8,0.7,0.4],'LineStyle','none')

fill([0.000522388059701493 0.000522388059701493 0.000529850746268657 0.000529850746268657],[0.000985074626865672 0.000992537313432836 0.000992537313432836 0.000985074626865672],[0.8,0.7,0.4],'LineStyle','none')

fill([0.000925373134328358 0.000925373134328358 0.000932835820895522 0.000932835820895522],[0.000985074626865672 0.000992537313432836 0.000992537313432836 0.000985074626865672],[0.8,0.7,0.4],'LineStyle','none')

fill([0.000932835820895522 0.000932835820895522 0.000940298507462687 0.000940298507462687],[0.000985074626865672 0.000992537313432836 0.000992537313432836 0.000985074626865672],[0.8,0.7,0.4],'LineStyle','none')

fill([0.000940298507462687 0.000940298507462687 0.000947761194029851 0.000947761194029851],[0.000985074626865672 0.000992537313432836 0.000992537313432836 0.000985074626865672],[0.8,0.7,0.4],'LineStyle','none')

fill([0.000947761194029851 0.000947761194029851 0.000955223880597015 0.000955223880597015],[0.000985074626865672 0.000992537313432836 0.000992537313432836 0.000985074626865672],[0.8,0.7,0.4],'LineStyle','none')

fill([0.000522388059701493 0.000522388059701493 0.000529850746268657 0.000529850746268657],[0.000992537313432836 0.001 0.001 0.000992537313432836],[0.8,0.7,0.4],'LineStyle','none')

fill([0.000895522388059702 0.000895522388059702 0.000902985074626866 0.000902985074626866],[0.000992537313432836 0.001 0.001 0.000992537313432836],[0.8,0.7,0.4],'LineStyle','none')

fill([0.000902985074626866 0.000902985074626866 0.00091044776119403 0.00091044776119403],[0.000992537313432836 0.001 0.001 0.000992537313432836],[0.8,0.7,0.4],'LineStyle','none')

fill([0.00091044776119403 0.00091044776119403 0.000917910447761194 0.000917910447761194],[0.000992537313432836 0.001 0.001 0.000992537313432836],[0.8,0.7,0.4],'LineStyle','none')

fill([0.000917910447761194 0.000917910447761194 0.000925373134328358 0.000925373134328358],[0.000992537313432836 0.001 0.001 0.000992537313432836],[0.8,0.7,0.4],'LineStyle','none')

fill([0.000522388059701493 0.000522388059701493 0.000529850746268657 0.000529850746268657],[0.001 0.00100746268656716 0.00100746268656716 0.001],[0.8,0.7,0.4],'LineStyle','none')

fill([0.000865671641791045 0.000865671641791045 0.000873134328358209 0.000873134328358209],[0.001 0.00100746268656716 0.00100746268656716 0.001],[0.8,0.7,0.4],'LineStyle','none')

fill([0.000873134328358209 0.000873134328358209 0.000880597014925373 0.000880597014925373],[0.001 0.00100746268656716 0.00100746268656716 0.001],[0.8,0.7,0.4],'LineStyle','none')

fill([0.000880597014925373 0.000880597014925373 0.000888059701492537 0.000888059701492537],[0.001 0.00100746268656716 0.00100746268656716 0.001],[0.8,0.7,0.4],'LineStyle','none')

fill([0.000888059701492537 0.000888059701492537 0.000895522388059702 0.000895522388059702],[0.001 0.00100746268656716 0.00100746268656716 0.001],[0.8,0.7,0.4],'LineStyle','none')

fill([0.000529850746268657 0.000529850746268657 0.000537313432835821 0.000537313432835821],[0.00100746268656716 0.00101492537313433 0.00101492537313433 0.00100746268656716],[0.8,0.7,0.4],'LineStyle','none')

fill([0.000843283582089552 0.000843283582089552 0.000850746268656716 0.000850746268656716],[0.00100746268656716 0.00101492537313433 0.00101492537313433 0.00100746268656716],[0.8,0.7,0.4],'LineStyle','none')

fill([0.000850746268656716 0.000850746268656716 0.000858208955223881 0.000858208955223881],[0.00100746268656716 0.00101492537313433 0.00101492537313433 0.00100746268656716],[0.8,0.7,0.4],'LineStyle','none')

fill([0.000858208955223881 0.000858208955223881 0.000865671641791045 0.000865671641791045],[0.00100746268656716 0.00101492537313433 0.00101492537313433 0.00100746268656716],[0.8,0.7,0.4],'LineStyle','none')

fill([0.000529850746268657 0.000529850746268657 0.000537313432835821 0.000537313432835821],[0.00101492537313433 0.00102238805970149 0.00102238805970149 0.00101492537313433],[0.8,0.7,0.4],'LineStyle','none')

fill([0.000813432835820896 0.000813432835820896 0.00082089552238806 0.00082089552238806],[0.00101492537313433 0.00102238805970149 0.00102238805970149 0.00101492537313433],[0.8,0.7,0.4],'LineStyle','none')

fill([0.00082089552238806 0.00082089552238806 0.000828358208955224 0.000828358208955224],[0.00101492537313433 0.00102238805970149 0.00102238805970149 0.00101492537313433],[0.8,0.7,0.4],'LineStyle','none')

fill([0.000828358208955224 0.000828358208955224 0.000835820895522388 0.000835820895522388],[0.00101492537313433 0.00102238805970149 0.00102238805970149 0.00101492537313433],[0.8,0.7,0.4],'LineStyle','none')

fill([0.000835820895522388 0.000835820895522388 0.000843283582089552 0.000843283582089552],[0.00101492537313433 0.00102238805970149 0.00102238805970149 0.00101492537313433],[0.8,0.7,0.4],'LineStyle','none')

fill([0.000529850746268657 0.000529850746268657 0.000537313432835821 0.000537313432835821],[0.00102238805970149 0.00102985074626866 0.00102985074626866 0.00102238805970149],[0.8,0.7,0.4],'LineStyle','none')

fill([0.000783582089552239 0.000783582089552239 0.000791044776119403 0.000791044776119403],[0.00102238805970149 0.00102985074626866 0.00102985074626866 0.00102238805970149],[0.8,0.7,0.4],'LineStyle','none')

fill([0.000791044776119403 0.000791044776119403 0.000798507462686567 0.000798507462686567],[0.00102238805970149 0.00102985074626866 0.00102985074626866 0.00102238805970149],[0.8,0.7,0.4],'LineStyle','none')

fill([0.000798507462686567 0.000798507462686567 0.000805970149253731 0.000805970149253731],[0.00102238805970149 0.00102985074626866 0.00102985074626866 0.00102238805970149],[0.8,0.7,0.4],'LineStyle','none')

fill([0.000805970149253731 0.000805970149253731 0.000813432835820896 0.000813432835820896],[0.00102238805970149 0.00102985074626866 0.00102985074626866 0.00102238805970149],[0.8,0.7,0.4],'LineStyle','none')

fill([0.000529850746268657 0.000529850746268657 0.000537313432835821 0.000537313432835821],[0.00102985074626866 0.00103731343283582 0.00103731343283582 0.00102985074626866],[0.8,0.7,0.4],'LineStyle','none')

fill([0.000753731343283582 0.000753731343283582 0.000761194029850746 0.000761194029850746],[0.00102985074626866 0.00103731343283582 0.00103731343283582 0.00102985074626866],[0.8,0.7,0.4],'LineStyle','none')

fill([0.000761194029850746 0.000761194029850746 0.000768656716417911 0.000768656716417911],[0.00102985074626866 0.00103731343283582 0.00103731343283582 0.00102985074626866],[0.8,0.7,0.4],'LineStyle','none')

fill([0.000768656716417911 0.000768656716417911 0.000776119402985075 0.000776119402985075],[0.00102985074626866 0.00103731343283582 0.00103731343283582 0.00102985074626866],[0.8,0.7,0.4],'LineStyle','none')

fill([0.000776119402985075 0.000776119402985075 0.000783582089552239 0.000783582089552239],[0.00102985074626866 0.00103731343283582 0.00103731343283582 0.00102985074626866],[0.8,0.7,0.4],'LineStyle','none')

fill([0.000537313432835821 0.000537313432835821 0.000544776119402985 0.000544776119402985],[0.00103731343283582 0.00104477611940299 0.00104477611940299 0.00103731343283582],[0.8,0.7,0.4],'LineStyle','none')

fill([0.00073134328358209 0.00073134328358209 0.000738805970149254 0.000738805970149254],[0.00103731343283582 0.00104477611940299 0.00104477611940299 0.00103731343283582],[0.8,0.7,0.4],'LineStyle','none')

fill([0.000738805970149254 0.000738805970149254 0.000746268656716418 0.000746268656716418],[0.00103731343283582 0.00104477611940299 0.00104477611940299 0.00103731343283582],[0.8,0.7,0.4],'LineStyle','none')

fill([0.000746268656716418 0.000746268656716418 0.000753731343283582 0.000753731343283582],[0.00103731343283582 0.00104477611940299 0.00104477611940299 0.00103731343283582],[0.8,0.7,0.4],'LineStyle','none')

fill([0.000537313432835821 0.000537313432835821 0.000544776119402985 0.000544776119402985],[0.00104477611940299 0.00105223880597015 0.00105223880597015 0.00104477611940299],[0.8,0.7,0.4],'LineStyle','none')

fill([0.000701492537313433 0.000701492537313433 0.000708955223880597 0.000708955223880597],[0.00104477611940299 0.00105223880597015 0.00105223880597015 0.00104477611940299],[0.8,0.7,0.4],'LineStyle','none')

fill([0.000708955223880597 0.000708955223880597 0.000716417910447761 0.000716417910447761],[0.00104477611940299 0.00105223880597015 0.00105223880597015 0.00104477611940299],[0.8,0.7,0.4],'LineStyle','none')

fill([0.000716417910447761 0.000716417910447761 0.000723880597014925 0.000723880597014925],[0.00104477611940299 0.00105223880597015 0.00105223880597015 0.00104477611940299],[0.8,0.7,0.4],'LineStyle','none')

fill([0.000723880597014925 0.000723880597014925 0.00073134328358209 0.00073134328358209],[0.00104477611940299 0.00105223880597015 0.00105223880597015 0.00104477611940299],[0.8,0.7,0.4],'LineStyle','none')

fill([0.000537313432835821 0.000537313432835821 0.000544776119402985 0.000544776119402985],[0.00105223880597015 0.00105970149253731 0.00105970149253731 0.00105223880597015],[0.8,0.7,0.4],'LineStyle','none')

fill([0.000671641791044776 0.000671641791044776 0.00067910447761194 0.00067910447761194],[0.00105223880597015 0.00105970149253731 0.00105970149253731 0.00105223880597015],[0.8,0.7,0.4],'LineStyle','none')

fill([0.00067910447761194 0.00067910447761194 0.000686567164179104 0.000686567164179104],[0.00105223880597015 0.00105970149253731 0.00105970149253731 0.00105223880597015],[0.8,0.7,0.4],'LineStyle','none')

fill([0.000686567164179104 0.000686567164179104 0.000694029850746269 0.000694029850746269],[0.00105223880597015 0.00105970149253731 0.00105970149253731 0.00105223880597015],[0.8,0.7,0.4],'LineStyle','none')

fill([0.000694029850746269 0.000694029850746269 0.000701492537313433 0.000701492537313433],[0.00105223880597015 0.00105970149253731 0.00105970149253731 0.00105223880597015],[0.8,0.7,0.4],'LineStyle','none')

fill([0.000544776119402985 0.000544776119402985 0.000552238805970149 0.000552238805970149],[0.00105970149253731 0.00106716417910448 0.00106716417910448 0.00105970149253731],[0.8,0.7,0.4],'LineStyle','none')

fill([0.000641791044776119 0.000641791044776119 0.000649253731343284 0.000649253731343284],[0.00105970149253731 0.00106716417910448 0.00106716417910448 0.00105970149253731],[0.8,0.7,0.4],'LineStyle','none')

fill([0.000649253731343284 0.000649253731343284 0.000656716417910448 0.000656716417910448],[0.00105970149253731 0.00106716417910448 0.00106716417910448 0.00105970149253731],[0.8,0.7,0.4],'LineStyle','none')

fill([0.000656716417910448 0.000656716417910448 0.000664179104477612 0.000664179104477612],[0.00105970149253731 0.00106716417910448 0.00106716417910448 0.00105970149253731],[0.8,0.7,0.4],'LineStyle','none')

fill([0.000664179104477612 0.000664179104477612 0.000671641791044776 0.000671641791044776],[0.00105970149253731 0.00106716417910448 0.00106716417910448 0.00105970149253731],[0.8,0.7,0.4],'LineStyle','none')

fill([0.000544776119402985 0.000544776119402985 0.000552238805970149 0.000552238805970149],[0.00106716417910448 0.00107462686567164 0.00107462686567164 0.00106716417910448],[0.8,0.7,0.4],'LineStyle','none')

fill([0.000619402985074627 0.000619402985074627 0.000626865671641791 0.000626865671641791],[0.00106716417910448 0.00107462686567164 0.00107462686567164 0.00106716417910448],[0.8,0.7,0.4],'LineStyle','none')

fill([0.000626865671641791 0.000626865671641791 0.000634328358208955 0.000634328358208955],[0.00106716417910448 0.00107462686567164 0.00107462686567164 0.00106716417910448],[0.8,0.7,0.4],'LineStyle','none')

fill([0.000634328358208955 0.000634328358208955 0.000641791044776119 0.000641791044776119],[0.00106716417910448 0.00107462686567164 0.00107462686567164 0.00106716417910448],[0.8,0.7,0.4],'LineStyle','none')

fill([0.000544776119402985 0.000544776119402985 0.000552238805970149 0.000552238805970149],[0.00107462686567164 0.00108208955223881 0.00108208955223881 0.00107462686567164],[0.8,0.7,0.4],'LineStyle','none')

fill([0.00058955223880597 0.00058955223880597 0.000597014925373134 0.000597014925373134],[0.00107462686567164 0.00108208955223881 0.00108208955223881 0.00107462686567164],[0.8,0.7,0.4],'LineStyle','none')

fill([0.000597014925373134 0.000597014925373134 0.000604477611940299 0.000604477611940299],[0.00107462686567164 0.00108208955223881 0.00108208955223881 0.00107462686567164],[0.8,0.7,0.4],'LineStyle','none')

fill([0.000604477611940299 0.000604477611940299 0.000611940298507463 0.000611940298507463],[0.00107462686567164 0.00108208955223881 0.00108208955223881 0.00107462686567164],[0.8,0.7,0.4],'LineStyle','none')

fill([0.000611940298507463 0.000611940298507463 0.000619402985074627 0.000619402985074627],[0.00107462686567164 0.00108208955223881 0.00108208955223881 0.00107462686567164],[0.8,0.7,0.4],'LineStyle','none')

fill([0.000544776119402985 0.000544776119402985 0.000552238805970149 0.000552238805970149],[0.00108208955223881 0.00108955223880597 0.00108955223880597 0.00108208955223881],[0.8,0.7,0.4],'LineStyle','none')

fill([0.000559701492537313 0.000559701492537313 0.000567164179104478 0.000567164179104478],[0.00108208955223881 0.00108955223880597 0.00108955223880597 0.00108208955223881],[0.8,0.7,0.4],'LineStyle','none')

fill([0.000567164179104478 0.000567164179104478 0.000574626865671642 0.000574626865671642],[0.00108208955223881 0.00108955223880597 0.00108955223880597 0.00108208955223881],[0.8,0.7,0.4],'LineStyle','none')

fill([0.000574626865671642 0.000574626865671642 0.000582089552238806 0.000582089552238806],[0.00108208955223881 0.00108955223880597 0.00108955223880597 0.00108208955223881],[0.8,0.7,0.4],'LineStyle','none')

fill([0.000582089552238806 0.000582089552238806 0.00058955223880597 0.00058955223880597],[0.00108208955223881 0.00108955223880597 0.00108955223880597 0.00108208955223881],[0.8,0.7,0.4],'LineStyle','none')

fill([0.000552238805970149 0.000552238805970149 0.000559701492537313 0.000559701492537313],[0.00108955223880597 0.00109701492537313 0.00109701492537313 0.00108955223880597],[0.8,0.7,0.4],'LineStyle','none')
